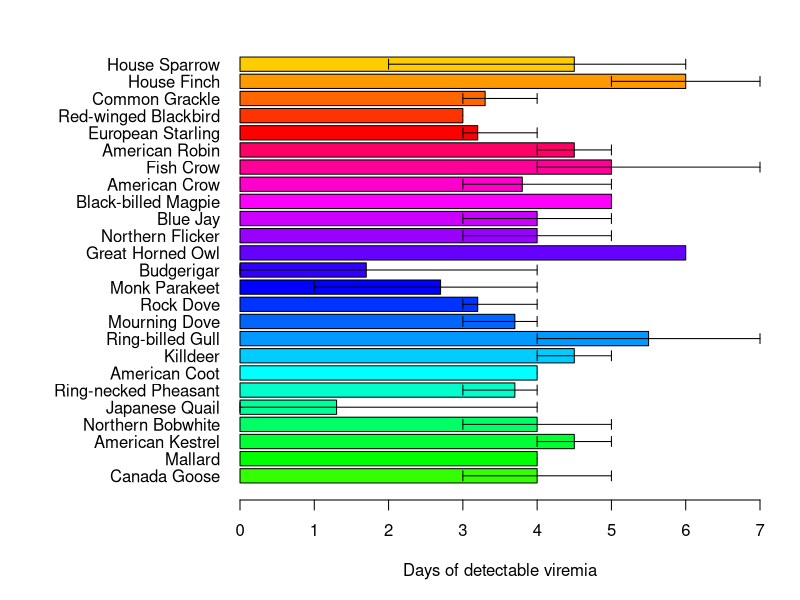

Reproduce this figure in R.
## ---- chunk 1
knitr::opts_chunk$set(echo = TRUE)
## ---- chunk 2
# Manually transcribe duration (mean, lo, hi) from the last table column
duration <- data.frame(
  Bird = c("Canada Goose","Mallard", 
           "American Kestrel","Northern Bobwhite",
           "Japanese Quail","Ring-necked Pheasant",
           "American Coot","Killdeer",
           "Ring-billed Gull","Mourning Dove",
           "Rock Dove","Monk Parakeet",
           "Budgerigar","Great Horned Owl",
           "Northern Flicker","Blue Jay",
           "Black-billed Magpie","American Crow",
           "Fish Crow","American Robin",
           "European Starling","Red-winged Blackbird",
           "Common Grackle","House Finch","House Sparrow"),
  mean = c(4.0,4.0,4.5,4.0,1.3,3.7,4.0,4.5,5.5,3.7,3.2,2.7,1.7,6.0,4.0,
           4.0,5.0,3.8,5.0,4.5,3.2,3.0,3.3,6.0,4.5),
  lo   = c(3,4,4,3,0,3,4,4,4,3,3,1,0,6,3,
           3,5,3,4,4,3,3,3,5,2),
  hi   = c(5,4,5,5,4,4,4,5,7,4,4,4,4,6,5,
           5,5,5,7,5,4,3,4,7,6)
)

# Choose some colors
cols <- c(rainbow(30)[c(10:29,1:5)])  # rainbow colors

# horizontal barplot
par(mar=c(5,12,2,2))  # wider left margin for names
bp <- barplot(duration$mean, horiz=TRUE, names.arg=duration$Bird,
              las=1, col=cols, xlab="Days of detectable viremia", xlim=c(0,7))

# add error bars
arrows(duration$lo, bp, duration$hi, bp,
       angle=90, code=3, length=0.05, col="black", xpd=TRUE)
